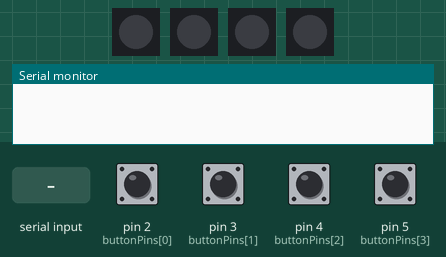
Bench run of a sketch on a simulated Arduino Uno, built with avr-gcc and run on an emulated ATmega328P. Shown: 4 × 1 RGB LEDs in strip order, left to right, the last lines printed to the serial monitor. The test bench sets the inputs (shaded band); at power-on: pin 2 (buttonPins[0]), pin 3 (buttonPins[1]), pin 4 (buttonPins[2]), pin 5 (buttonPins[3]) HIGH.

Above: at 1.2 s.
1.3 s: "GO_BLUE\n" received over Serial
At 2.1 s:
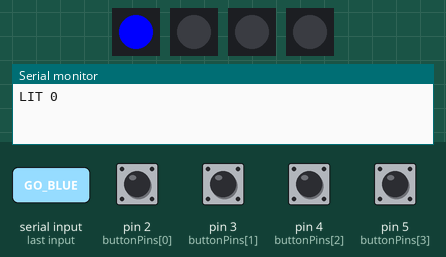
2.8 s: "ONLY_RED,45\n" received over Serial
At 3.2 s:
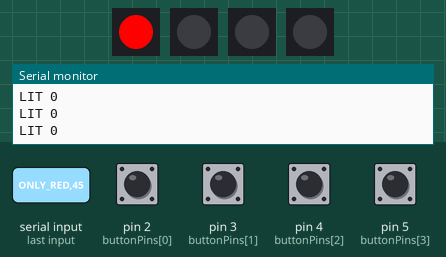
4.3 s: pin 2 (buttonPins[0]) pulled LOW for 0.15 s
At 4.9 s:
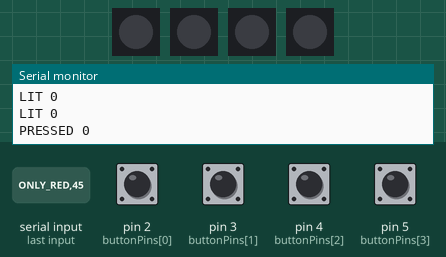
5.9 s: "STOP_RED\n" received over Serial
At 6.8 s:
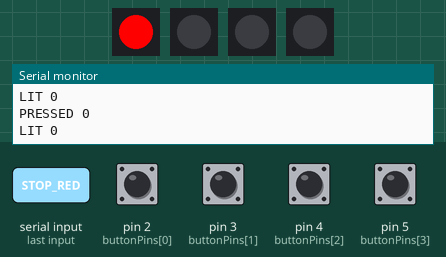
7.4 s: "ONLY_BLUE\n" received over Serial
At 7.9 s:
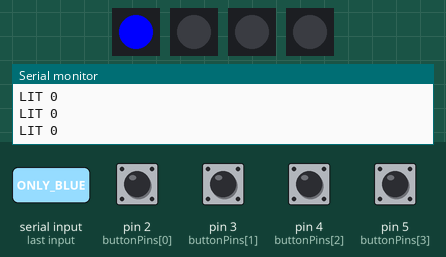
Timing chart, 0 to 9.9 s (numbered marks = the images above; inputs shaded):
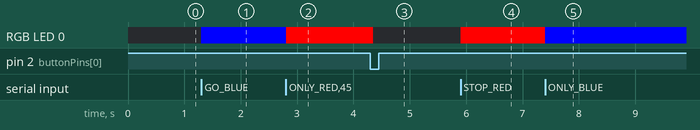

Measured:
- after the input at 1.3 s, RGB LED 0: off → RGB(0, 0, 255) at once
- after the input at 2.8 s, RGB LED 0: RGB(0, 0, 255) → RGB(255, 0, 0) at once
- after the input at 4.3 s, RGB LED 0: RGB(255, 0, 0) → off after 0.05 s
- after the input at 5.9 s, RGB LED 0: off → RGB(255, 0, 0) at once
- after the input at 7.4 s, RGB LED 0: RGB(255, 0, 0) → RGB(0, 0, 255) at once

The sketch:

MultiColor_MultiButton_Conditions.ino
```cpp
/*
  ================================
  Multi-Button + NeoPixel Task Code
  ================================

  FUNCTION:
  - Controls 4 buttons and 4 individual NeoPixels.
  - Receives commands from Python via Serial.
  - Lights LEDs according to the current trial pattern (Go-Blue, Stop-Red, Only-Blue, Only-Red).
  - Detects button presses and reports them back to Python.
  - When a button is pressed during an active trial, all LEDs turn off immediately.
  - Debounce added to prevent electrical noise from triggering false presses.

  CONNECTIONS:
  Buttons: Digital pins 2, 3, 4, 5 (wired to GND, using INPUT_PULLUP)
  NeoPixels: Digital pins 6, 7, 8, 9 (1 LED each)
*/

#include <Adafruit_NeoPixel.h>

// ----- CONFIGURATION -----
#define NUM_BUTTONS 4
#define DEBOUNCE_MS 50  // Milliseconds a button must be held LOW to count as a real press

const uint8_t buttonPins[NUM_BUTTONS] = {2, 3, 4, 5};
const uint8_t ledPins[NUM_BUTTONS] = {6, 7, 8, 9};

Adafruit_NeoPixel leds[NUM_BUTTONS] = {
  Adafruit_NeoPixel(1, ledPins[0], NEO_GRB + NEO_KHZ800),
  Adafruit_NeoPixel(1, ledPins[1], NEO_GRB + NEO_KHZ800),
  Adafruit_NeoPixel(1, ledPins[2], NEO_GRB + NEO_KHZ800),
  Adafruit_NeoPixel(1, ledPins[3], NEO_GRB + NEO_KHZ800)
};

// Track LED color state: -1 = off, 0 = red, 1 = blue
int activeColor[NUM_BUTTONS] = {-1, -1, -1, -1};

// Debounce tracking per button
bool buttonPressed[NUM_BUTTONS] = {false, false, false, false};
unsigned long pressStartTime[NUM_BUTTONS] = {0, 0, 0, 0};
bool buttonArmed[NUM_BUTTONS] = {false, false, false, false};  // True when LOW first detected

// ----- SETUP -----
void setup() {
  Serial.begin(115200);

  for (int i = 0; i < NUM_BUTTONS; i++) {
    pinMode(buttonPins[i], INPUT_PULLUP);
    leds[i].begin();
    leds[i].show();
  }
}

uint32_t colorRGB(uint8_t r, uint8_t g, uint8_t b) {
  return leds[0].Color(r, g, b);
}

void clearAll() {
  for (int i = 0; i < NUM_BUTTONS; i++) {
    leds[i].setPixelColor(0, 0);
    leds[i].show();
    activeColor[i] = -1;
  }
}

void setLED(int index, uint32_t color) {
  leds[index].setPixelColor(0, color);
  leds[index].show();
  activeColor[index] = (color == colorRGB(255, 0, 0)) ? 0 : 1;
}

// ----- MAIN LOOP -----
void loop() {

  // ===============================
  // Handle incoming serial commands
  // ===============================
  if (Serial.available()) {
    String line = Serial.readStringUntil('\n');
    line.trim();

    if (line.startsWith("GO_BLUE")) {
      int idx = line.substring(8).toInt();
      clearAll();
      setLED(idx, colorRGB(0, 0, 255));
      setLED(idx, colorRGB(0, 0, 255));
      Serial.print("LIT ");
      Serial.println(idx);
    }

    else if (line.startsWith("STOP_RED")) {
      int idx = line.substring(9).toInt();
      clearAll();
      setLED(idx, colorRGB(255, 0, 0));
      setLED(idx, colorRGB(255, 0, 0));
      Serial.print("LIT ");
      Serial.println(idx);
    }

    else if (line.startsWith("ONLY_BLUE")) {
      clearAll();
      int nums[NUM_BUTTONS];
      int start = 10;
      for (int i = 0; i < NUM_BUTTONS; i++) {
        int end = line.indexOf(',', start);
        if (end == -1) end = line.length();
        nums[i] = line.substring(start, end).toInt();
        start = end + 1;
      }
      for (int i = 0; i < NUM_BUTTONS; i++) {
        if (i == NUM_BUTTONS - 1)
          setLED(nums[i], colorRGB(0, 0, 255));
        else
          setLED(nums[i], colorRGB(255, 0, 0));
        Serial.print("LIT ");
        Serial.println(nums[i]);
      }
    }

    else if (line.startsWith("ONLY_RED")) {
      clearAll();
      int nums[NUM_BUTTONS];
      int start = 9;
      for (int i = 0; i < NUM_BUTTONS; i++) {
        int end = line.indexOf(',', start);
        if (end == -1) end = line.length();
        nums[i] = line.substring(start, end).toInt();
        start = end + 1;
      }
      for (int i = 0; i < NUM_BUTTONS; i++) {
        if (i == NUM_BUTTONS - 1)
          setLED(nums[i], colorRGB(255, 0, 0));
        else
          setLED(nums[i], colorRGB(0, 0, 255));
        Serial.print("LIT ");
        Serial.println(nums[i]);
      }
    }

    else if (line == "ALL_OFF" || line == "CLEAR") {
      clearAll();
    }
  }

  // ===============================
  // Monitor button presses (with debounce)
  // ===============================
  unsigned long now = millis();

  for (int i = 0; i < NUM_BUTTONS; i++) {
    int state = digitalRead(buttonPins[i]);

    if (state == LOW) {
      if (!buttonArmed[i]) {
        // First time we see this button go LOW — start the debounce timer
        buttonArmed[i] = true;
        pressStartTime[i] = now;
      } else if (!buttonPressed[i] && (now - pressStartTime[i]) >= DEBOUNCE_MS) {
        // Button has been held LOW for the full debounce period — it's a real press
        buttonPressed[i] = true;

        Serial.print("PRESSED ");
        Serial.println(i);

        // Turn off all LEDs immediately on confirmed press
        bool anyActive = false;
        for (int j = 0; j < NUM_BUTTONS; j++) {
          if (activeColor[j] != -1) { anyActive = true; break; }
        }
        if (anyActive) clearAll();
      }
    } else {
      // Button released — reset everything for this button
      buttonArmed[i] = false;
      buttonPressed[i] = false;
    }
  }
}
```
